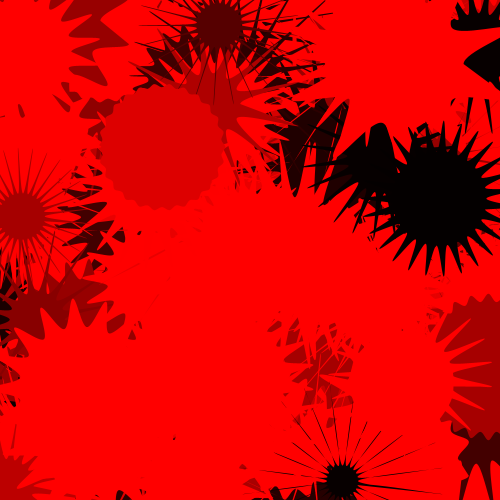
Frame 1 (no input)
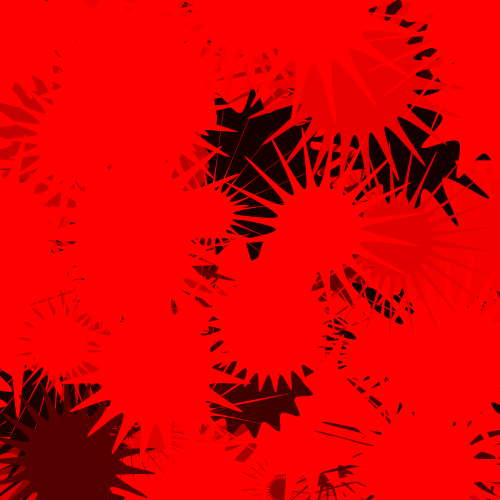
Frame 2 (the mouse pressed at the canvas centre, redrawn once)

The Processing sketch that drew these frames (run headless with seeded random() and noise(); the mouse was pressed at the canvas centre and the sketch redrawn once):

// Processing sketch: chapter8_5_2
// ── chapter8_5_2.pde
void setup() {
  colorMode(HSB, 360, 100, 100);
  size(500, 500);
  noLoop();
  noStroke();
}

void draw() {
  for(int i=0; i<500; i++) {
    fill(random(360, 360), random(100, 100), random(250));
    flower(random(500), random(500), random(10, 70), random(50, 120), int(random(10, 30)));
  }
}

void flower(float x, float y, float radius1, float radius2, int n) {
  float angle = TWO_PI / n;
  beginShape();
  for(float a=0; a<=TWO_PI+angle; a+= angle) {
    float sx = x+cos(a) * radius1;
    float sy = y+sin(a) * radius1;
    curveVertex(sx, sy);
    sx = x+cos(a+angle/2.0) * radius2;
    sy = y+sin(a+angle/2.0) * radius2;
    curveVertex(sx, sy);
  }
  endShape(CLOSE);
}
